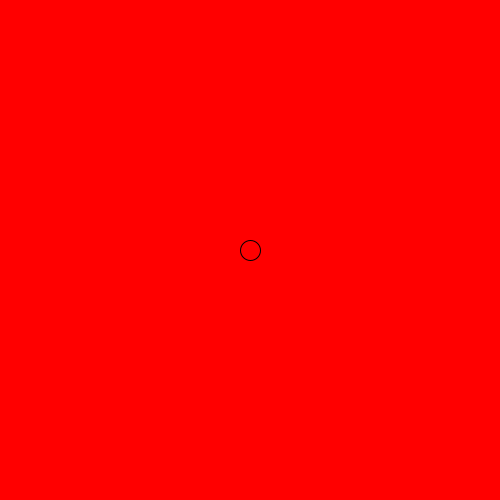
Frame 1 (no input)
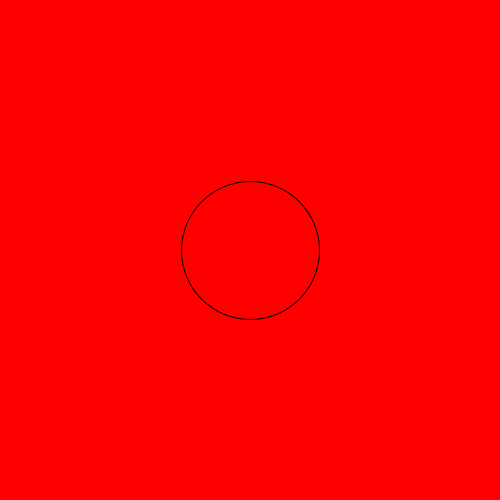
Frame 60 (the mouse pressed at the canvas centre just before this capture)
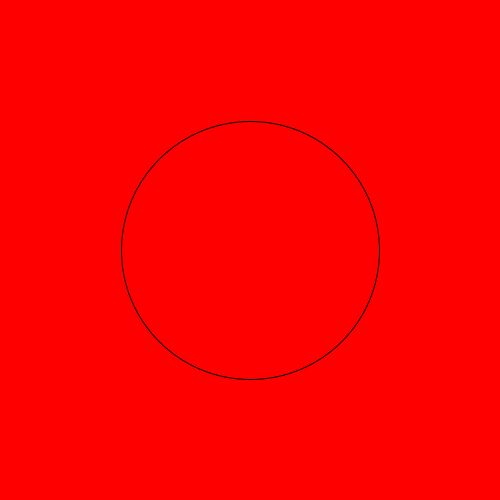
Frame 120 (the mouse held since frame 60 and released just before this capture)

The Processing sketch that drew these frames (run headless with seeded random() and noise(); from frame 60 on, the mouse is pressed at the canvas centre):

// Processing sketch: wk02_ex05_limitingVars_if
// ── wk02_ex05_limitingVars_if.pde
//wk02_ex05_limitingVariables
//using conditional statements
//if statements 

//declare variables before setup
//use short identifiable words or abbreviations
//when you do this you are creating global variables
//you must declare the type of data the variable will hold

//these are all float type values which stands for floating point 
//number(a number with a decimal point)

float h=0;//variable for hue
float s=255;//variable for saturation
float b=255;//variable for brightness

float xpos=250;//variable for x-position
float ypos=250;//variable for y-position

float wide=20;//variable for width

int increment=2;//this is added to the width to change 

void setup(){
  size(500,500);
  //colorMode is HSB(Hue, Saturation, Brightness)
  //values from 0-255 for each
  colorMode(HSB);
}

void draw(){
  /////////////DRAW BACKGROUND///////////////////////////////
  //background is controlled by variables
  background(h,s,b);

  ////////////DRAW ELLIPSE////////////////////////////////////  
  //fill color of ellipse including alpha value(4th parameter)
  fill(255,255,255,100);
  //noStroke();
  ellipse(xpos, ypos, wide, wide);
  //increase 'wide' by 'increment' through each loop 
  wide=wide+increment;  
  
  ////////////IF STATEMENT CHACKS VALUE OF VAR 'wide'////////
  //check the value of 'wide' to make sure it isn't less than 0
  //or greater than 255 
  //if the value of 'wide' is less than or equal to 0 OR
  //the value of 'wide' is greater than or equal to 500
  if(wide <= 0 ||  wide >= 500){
    //if it is this bit of code will run and
    //switch the sign of the increment variable('+ to -' or '- to +')
    increment=increment*-1;
    }
  
  
}
